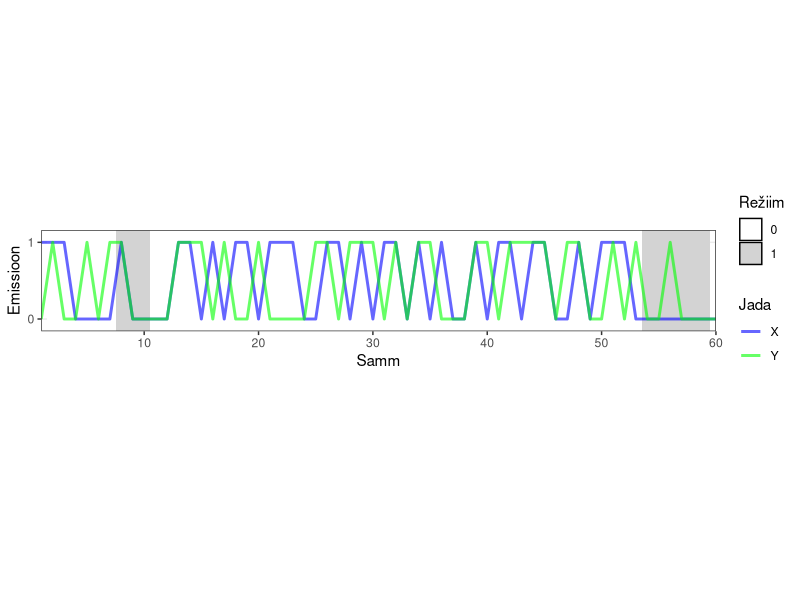
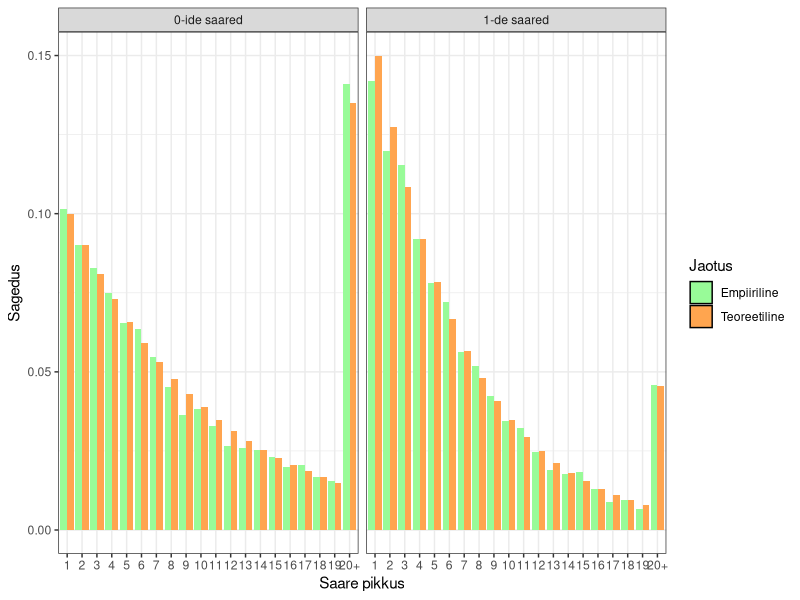
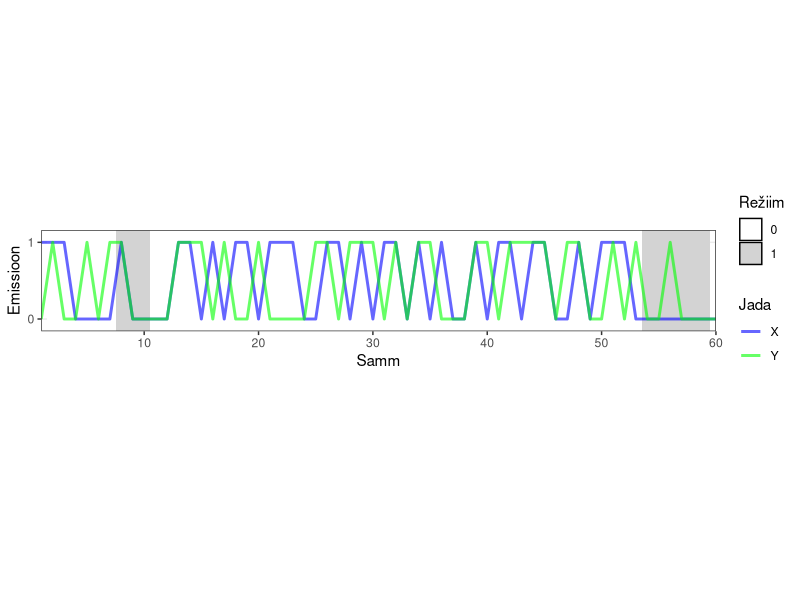
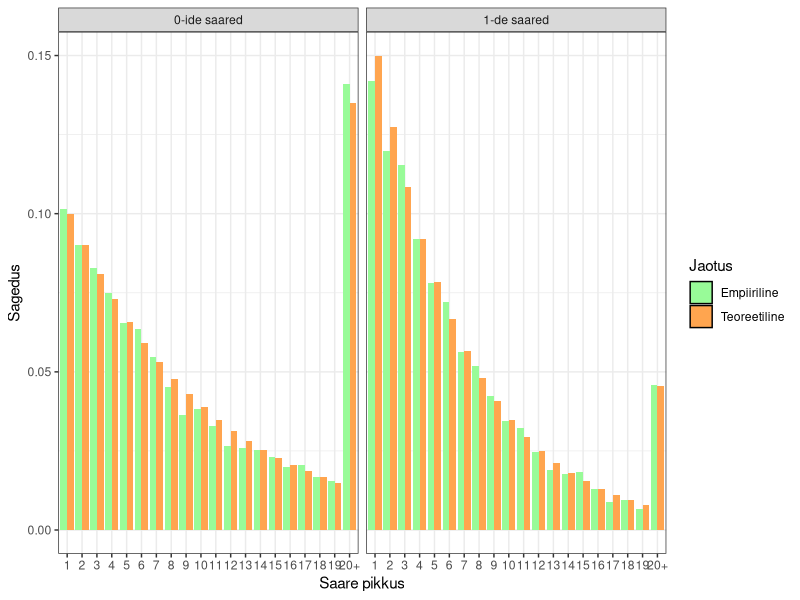

These charts were generated, in order, by the following R code:
#Programm sõltuvuse/sõltumatuse saartega VMM-i korral jadade genereerimiseks

library(ggplot2)
library(dplyr)
library(tidyr)

  #Bernoulli jaotuse generaator
rber = function(p) {
  return(rbinom(1,1,p))
}

#Graafikul kuvatavate jadade pikkus
n = 60
#järjestikuste 0-ide ja 1-de saarte arv
m = 10000

#q_Z(0|0)
p = 0.9
#q_Z(1|1)
q = 0.85
#P(X=Y|Z=1)
f1 = 0.96

#statsionaarne jaotus
pi_Z = c((q-1)/(q+p-2), (p-1)/(q+p-2))

#Režiimi Z üleminekute generaator
Z_yleminek = function(z) {
  if (z == 0) {
    return((1-rber(p)))
  }
  return(rber(q))
}


#Emissioonide (X,Y) generaator
emissioon = function(z) {
  if (z == 0) {
    x = rber(0.5)
    y = rber(0.5)
    return(c(x,y))
  }
  if (z == 1) {
    s = rber(f1)
    if (s == 1) {
      x = rber(0.5)
      return(c(x,x))
    }
    x = rber(0.5)
    return(c(x,(1-x)))
  }
}
#Jadade X,Y,Z vektorid, 2x pikemad, kui m režiimi ülemineku korral keskmiselt vaja oleks
X = Y = Z = rep(NA, m*(1/(1-p)+1/(1-q)))

#genereerime jadasid, kuni oleme lõpetanud m järjestikuste režiimi olekute saart
i = 0
rez_loendur = 1

Z_esimene = Z_jarg = rber(pi_Z[2])

while (rez_loendur <= m) {
  i = i + 1
  Z[i] = Z_jarg
  u = emissioon(Z[i])
  X[i] = u[1]
  Y[i] = u[2]
  Z_jarg = Z_yleminek(Z[i])
  if (Z[i] != Z_jarg) rez_loendur = rez_loendur + 1
}

#jätame tühjaks jäänud väljad andmetest välja
X = X[1:i]
Y = Y[1:i]
Z = Z[1:i]
t = 1:i

#esimesed n vaatlust
W = data.frame(t,X,Y,Z) %>% filter(t <= n)
W_long = W %>% arrange(t) %>%
  pivot_longer(cols = c(X, Y), names_to = "Jada", values_to = "Seisund")

#Režiimi saarte ristkülikute loomine
Z_saared = W %>%
  mutate(xmin = t - 0.5, xmax = t + 0.5)

#Esimese 50 vaatluse graafik
U_graafik = ggplot() +
  geom_rect(data = Z_saared, 
            aes(xmin = xmin, xmax = xmax, ymin = -Inf, ymax = Inf, fill = factor(Z)), 
            alpha = 1) +
  geom_line(data = W_long, 
            aes(x = t, y = Seisund, group = Jada, color = Jada), 
            size = 1, alpha = 0.6) +
  scale_x_continuous(expand = c(0, 0), 
                     limits = c(1, n)) +
  scale_y_continuous(breaks = c(0, 1), 
                     labels = c("0","1"), 
                     limits = c(-0.1, 1.1)) +
  scale_fill_manual(values = c("0" = "white", "1" = "lightgrey")) +
  scale_color_manual(values = c("X" = "blue", "Y" = "green")) +
  guides(fill = guide_legend(override.aes = list(color = "black", linewidth = 0.5))) +
  theme_bw() +
  theme(panel.grid.minor = element_blank(),
        aspect.ratio = 0.15) +
  labs(#title = sprintf("Varjatud Markovi Mudel, p = %0.2f, q = %0.2f, P(X=Y|Z=1) = %0.2f", p, q, f1),
       x = "Samm",
       y = "Emissioon",
       fill = "Režiim",
       color = "Jada")

ggsave(filename = sprintf("VMM_esimesed_%d_graafik.pdf", n),
       plot = U_graafik,
       device = "pdf",
       width = 24,
       height = 6,
       units = "cm")
U_graafik

#Leiame järjestikuste 0-ide ja 1-de saarte pikkused
#Loome andmestiku saarte pikkuste sagedustest mõlema režiimi korral.
saared = rle(Z)
saared_df = data.frame(
  seisund = factor(saared$values),
  pikkus = pmin(saared$lengths, 20)) %>%
  group_by(seisund, pikkus) %>%
  summarise(sagedus = n(), .groups = 'drop_last') %>%
  mutate(p = sagedus / (m/2), tyyp = "Empiiriline")

#loome sarnase tabeli 
teoreetilised_df = 
  expand.grid(seisund = c("0", "1"),
              pikkus = 1:20) %>%
  mutate(p = ifelse(seisund == "0", dgeom(pikkus - 1, 1-p), dgeom(pikkus - 1, 1-q)),
         tyyp = "Teoreetiline") %>% 
  group_by(seisund) %>%
  mutate(p = ifelse(pikkus == 20, 1 - sum(p[pikkus < 20]), p))

#ühendame andmestikud
vordlus_df <- bind_rows(saared_df, teoreetilised_df)

#loome empiiriliste ja teoreetiliste jaotuste tulpdiagrammid
x_labels <- c(as.character(1:19), "20+")

jaotused = ggplot(vordlus_df, aes(x = factor(pikkus), y = p, fill = tyyp)) +
  geom_bar(stat = "identity", position = "dodge") +
  facet_wrap(~seisund, scales = "free_x", 
             labeller = as_labeller(c("0" = "0-ide saared", "1" = "1-de saared"))) +
  scale_x_discrete(labels = x_labels) + 
  scale_fill_manual(values = c("Empiiriline" = "palegreen", "Teoreetiline" = "tan1")) +
  guides(fill = guide_legend(override.aes = list(color = "black", linewidth = 0.5))) +
  theme_bw() +
  labs(x = "Saare pikkus",
       y = "Sagedus",
       fill = "Jaotus")
ggsave(filename = "VMM_saarte_pikkused.pdf",
       plot = jaotused,
       device = "pdf",
       width = 24,
       height = 12,
       units = "cm")
jaotused
